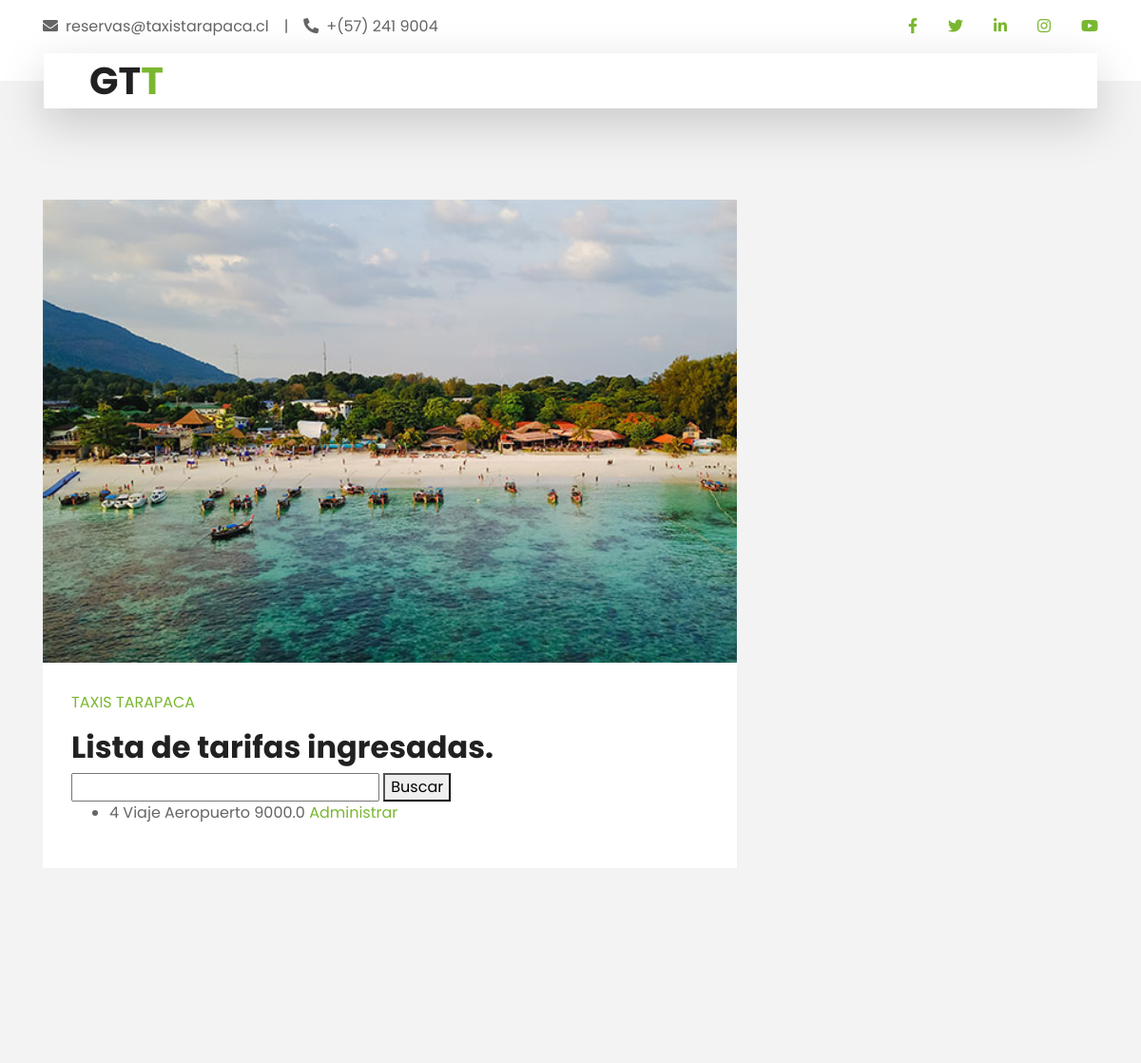
Before: /es/scr_btar/ (signed in, upper part) with the older database file.
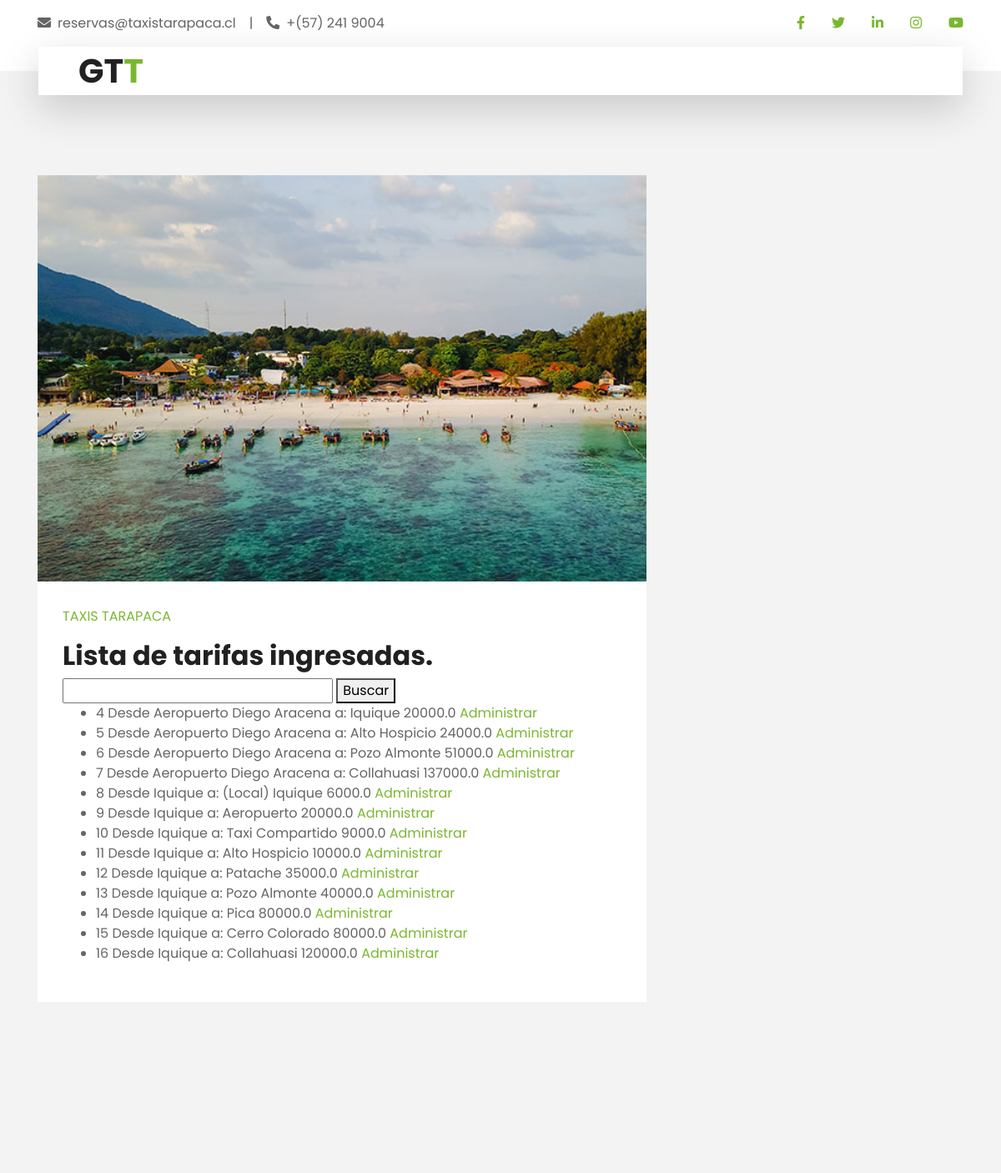
After: the same page with the newer database file.
### Gestion_viajes/models.py (models this page shows, shortened)
class Tarifa(models.Model):
    id = models.AutoField(primary_key=True,unique=True)
    nombre = models.CharField(max_length=54,blank=True,null=True)
    tipo_tarifa = models.ForeignKey(TiposTarifa,on_delete=models.SET_NULL,blank=True,null=True,default=None)
    convenio = models.ForeignKey(Convenio,on_delete=models.SET_NULL,blank=True,null=True,default=None)
    monto_tarifa = models.FloatField(null=True,blank=True)
    deleted_at = models.DateTimeField(null=True,blank=True)
    created_at = models.DateTimeField(null=True,blank=True)

### Gestion_viajes/views.py (the view)
# urls.py: path("scr_btar/",views.scr_buscar_tarifas,name='scr_buscar_tarifas'),
def scr_buscar_tarifas(request):
    usuario = request.session.get('user',None)
    if usuario is not None:
        if request.method == "GET":
            form = BusquedaTarifaForm(request.GET)
            tarifas = Tarifa.objects.filter(deleted_at=None)
            context = {'form':form,'tarifas':tarifas}
            if form.is_valid():
                try:
                    busqueda = form.cleaned_data['busqueda'].lower()
                except:
                    busqueda = form.cleaned_data['busqueda']
                try:
                    tarifas = Tarifa.objects.filter(id=busqueda)
                    context = {'form':form,'tarifas':tarifas}
                except:
                    tarifas = None
                if tarifas is None:
                    try:
                        tarifas = Tarifa.objects.filter(nombre__icontains=busqueda)
                        context = {'form':form,'tarifas':tarifas}
                    except:
                        tarifas = None
                if tarifas is None:
                    tarifas = Tarifa.objects.filter(deleted_at=None)
                    err = "No se encontraron tarifas con la busqueda especificada."
                    context = {'form':form,'tarifas':tarifas,'error':err}
                return render(request,'Gestion_viajes/scr_admin_tarifas.html',context)
            else:
                form = BusquedaTarifaForm()
                tarifas = Tarifa.objects.filter(deleted_at=None)
                context = {'form':form,'tarifas':tarifas}
                return render(request,'Gestion_viajes/scr_admin_tarifas.html',context)
        else:
                form = BusquedaTarifaForm()
                tarifas = Tarifa.objects.filter(deleted_at=None)
                context = {'form':form,'tarifas':tarifas}
                return render(request,'Gestion_viajes/scr_admin_tarifas.html',context)
    else:
        return render(request,'Gestion_viajes/err_frb.html')

### Gestion_viajes/forms.py
class BusquedaTarifaForm(forms.Form):
    busqueda = forms.CharField(label='Buscar Tarifa', max_length=100, required=False)

### Taxis_tarapaca/templates/Gestion_viajes/scr_admin_tarifas.html (shortened to what this page needs)
{% extends "secretarias_page.html" %}
{% load cms_tags %}
{% block content %}
    <div class="taxistas-lista">
        <h2>Lista de tarifas ingresadas.</h2>
        <form method="get" action="{% url 'scr_buscar_tarifas' %}">
            {{ form.busqueda }}
            <button type="submit">Buscar</button>
        </form>
        {% if tarifas %}
            <ul>
                {% for tarifa in tarifas %}
                    <li>{{ tarifa.id }} {{ tarifa.nombre }} {{ tarifa.monto_tarifa }}
                        <a href = "{% url 'scr_ver_datos_tarifa' id_tarifa=tarifa.id %}">Administrar</a>
                    </li>
                {% endfor %}
            </ul>
        {% else %}
            <p>No hay tarifas registradas.</p>
        {% endif %}
    </div>
{% endblock content %}

### Taxis_tarapaca/templates/secretarias_page.html (shortened to what this page needs)
{% load cms_tags menu_tags sekizai_tags static %}
<!doctype html>
<html>
    <head>
        <link rel="stylesheet" type="text/css" href="{% static 'Gestion_viajes/css/base.css' %}">
        <link href="https://cdnjs.cloudflare.com/ajax/libs/font-awesome/5.10.0/css/all.min.css" rel="stylesheet">
        <link href="{% static 'lib/owlcarousel/assets/owl.carousel.min.css" rel="stylesheet' %}">
        <link href="{% static 'lib/tempusdominus/css/tempusdominus-bootstrap-4.min.css" rel="stylesheet' %}"/>
    </head>
    <body>
        <div class="container-fluid bg-light pt-3 d-none d-lg-block">
            <div class="container">
                <div class="row">
                    <div class="col-lg-6 text-center text-lg-left mb-2 mb-lg-0">
                        <div class="d-inline-flex align-items-center">
                            <p><i class="fa fa-envelope mr-2"></i>reservas@taxistarapaca.cl</p>
                            <p class="text-body px-3">|</p>
                            <p><i class="fa fa-phone-alt mr-2"></i>+(57) 241 9004</p>
                        </div>
                    </div>
                    <div class="col-lg-6 text-center text-lg-right">
                        <div class="d-inline-flex align-items-center">
                            <a class="text-primary px-3" href="https://www.facebook.com/taxitarapaca/?locale=es_LA">
                                <i class="fab fa-facebook-f"></i>
                            </a>
                            <a class="text-primary px-3" href="">
                                <i class="fab fa-twitter"></i>
                            </a>
                            <a class="text-primary px-3" href="">
                                <i class="fab fa-linkedin-in"></i>
                            </a>
                            <a class="text-primary px-3" href="">
                                <i class="fab fa-instagram"></i>
                            </a>
                            <a class="text-primary pl-3" href="">
                                <i class="fab fa-youtube"></i>
                            </a>
                        </div>
                    </div>
                </div>
            </div>
        </div>
        <div class="container-fluid position-relative nav-bar p-0">
            <div class="container-lg position-relative p-0 px-lg-3" style="z-index: 9;">
                <nav class="navbar navbar-expand-lg bg-light navbar-light shadow-lg py-3 py-lg-0 pl-3 pl-lg-5">
                    <a href="" class="navbar-brand">
                        <h1 class="m-0 text-primary"><span class="text-dark">GT</span>T</h1>
                    </a>
                </nav>
            </div>
        </div>
        <div class="container-fluid py-5">
            <div class="container py-5">
                <div class="row">
                    <div class="col-lg-8">
                        <div class="pb-3">
                            <div class="blog-item">
                                <div class="position-relative">
                                    <img class="img-fluid w-100" src="img/blog-1.jpg" alt="">
                                </div>
                            </div>
                            <div class="bg-white mb-3" style="padding: 30px;">
                                <div class="d-flex mb-3">
                                    <a class="text-primary text-uppercase text-decoration-none" href="">Taxis Tarapaca</a>
                                </div>
                                {% block content %}{% endblock content %}
                            </div>
                        </div>
                    </div>
                </div>
            </div>
        </div>
    </body>
</html>

Changed rows visible on the page:
changed Tarifa id 4: nombre "Viaje Aeropuerto" → "Desde Aeropuerto Diego Aracena a: Iquique"; monto_tarifa "9000.0" → "20000.0"
added Tarifa: id "5", nombre "Desde Aeropuerto Diego Aracena a: Alto Hospicio", monto_tarifa "24000.0"
added Tarifa: id "6", nombre "Desde Aeropuerto Diego Aracena a: Pozo Almonte", monto_tarifa "51000.0"
added Tarifa: id "7", nombre "Desde Aeropuerto Diego Aracena a: Collahuasi", monto_tarifa "137000.0"
added Tarifa: id "8", nombre "Desde Iquique a: (Local) Iquique", monto_tarifa "6000.0"
added Tarifa: id "9", nombre "Desde Iquique a: Aeropuerto", monto_tarifa "20000.0"
added Tarifa: id "10", nombre "Desde Iquique a: Taxi Compartido", monto_tarifa "9000.0"
added Tarifa: id "11", nombre "Desde Iquique a: Alto Hospicio", monto_tarifa "10000.0"
added Tarifa: id "12", nombre "Desde Iquique a: Patache", monto_tarifa "35000.0"
added Tarifa: id "13", nombre "Desde Iquique a: Pozo Almonte", monto_tarifa "40000.0"
added Tarifa: id "14", nombre "Desde Iquique a: Pica", monto_tarifa "80000.0"
added Tarifa: id "15", nombre "Desde Iquique a: Cerro Colorado", monto_tarifa "80000.0"
added Tarifa: id "16", nombre "Desde Iquique a: Collahuasi", monto_tarifa "120000.0"
